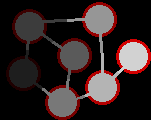
#> input picture resources/circle_map.png, 151 x 120 px
$ python map_manager.py   (older library calls are emulated)
#> lines starting #> are read from the running program, lines starting #| are printed output that depends on the picture; after the words box and inside, x2 and y2 are one past the last pixel; in counts of white or black regions, pixels touching at a corner belong together
### hierarchical_graph.py
# -*- coding: utf-8 -*-
"""
Created on Sat Jul  6 18:13:16 2024

@author: hibad
"""
import cv2
import numpy as np
import colorsys


class Graph:
    def __init__(self, nodes, level,id_map):
        self.nodes =nodes
        self.level = level
        self.id_map = id_map
        self.n = len(nodes)
        self.edges = []

    # [38 lines left out: functions plot_graph, get_edges, not called in this run]

class Hierarchical_Graph:
    class Node:
        def __init__(self, id_, coord ,level):
            self.id = id_
            self.neighbor_nodes = {}
            self.neighbor_regions_nodes = {}
            self.children = {}
            self.parent = None
            self.level = level
            self.coord = coord
            self.weight = 0

        def add_parent(self, parent_node):
            self.parent = parent_node
            parent_node.children[self.id] = self

        def add_neighbor(self, neighbor):
            self.neighbor_nodes[neighbor.id] = neighbor
            if neighbor.parent.id != self.parent.id:
                if neighbor.parent.id not in self.neighbor_regions_nodes.keys():
                    self.neighbor_regions_nodes[neighbor.parent.id] = []
                self.neighbor_regions_nodes[neighbor.parent.id].append(neighbor)

                if neighbor.parent.id not in self.parent.neighbor_nodes.keys():
                    self.parent.add_neighbor(neighbor.parent)

    def __init__(self, root):
        self.levels={}
        self.levels[0] = {0:root}

    def level_to_graph(level):
        pass

    # [14 lines left out: functions compute_edges, get_edges, not called in this run]

    def grid2graph(self, stencil, level):
        parent_level = self.levels[level-1]
        parent_ids = parent_level.id_map
        parent_nodes = parent_level.nodes
        h, w= parent_ids.shape
        node_ids = np.zeros((h,w))
        node_ids[parent_ids==-1] = -1
        nodes={}
        id_=0
        for i in range(h):
            for j in range(w):
                if  parent_ids[i,j]>=0:
                    node_ids[i,j] = id_
                    node = Hierarchical_Graph.Node(id_, [i,j], level)
                    nodes[id_] = node
                    node.add_parent(parent_nodes[parent_ids[i,j]])
                    id_+=1

        for node in nodes.values():
            y,x = node.coord
            for i,j in stencil:
                if x+i>=0 and x+i<w and y+j>=0 and y+j<h:
                    if node_ids[y+j,x+i]>=0:
                        neighbor = nodes[node_ids[y+j,x+i]]
                        node.add_neighbor(neighbor)
        return nodes, node_ids

### map_manager.py
#!/usr/bin/env python3
# -*- coding: utf-8 -*-
"""
Created on Sat Jul  6 17:53:55 2024

@author: hibad
"""
import yaml
import pickle
import cv2
import numpy as np
from hierarchical_graph import Hierarchical_Graph, Graph

class Map_Manager:
    def __init__(self,n=7):
#> called with n = 7
        scale =  4
        map_ = cv2.imread("resources/circle_map.png")
#> map_ is the input picture: shape (120, 151, 3); mean B, G, R 34.4, 34.4, 47.1


        ring = np.where((map_[:,:,2]>0) * (map_[:,:,0]==0) * (map_[:,:,1]==0))
#> ring = 1920 positions, rows 2 to 119, columns 6 to 150
        map_grey =  cv2.cvtColor(map_, cv2.COLOR_BGR2GRAY)
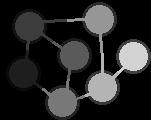
#> map_grey: shape (120, 151); min 0, max 210, mean 38.2
        map_grey[ring] = 0
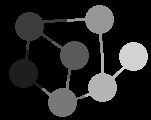
#> map_grey: shape (120, 151); 10.6% of pixels changed, all inside (x1, y1, x2, y2) = (6, 2, 151, 120)
        region_map = np.zeros(map_grey.shape, np.int32)
        region_idx ={}
        region_map[np.where(map_grey== 0)] = -1
        ring_idx = {}
        for i in range(n):
            idx = np.where(map_grey== 30*(i+1))
            region_map[idx] = i
            region_idx[i]=np.vstack(idx).T
            ring_idx[i] = np.where(map_[:,:,2]== 30*(i+1) * (map_[:,:,0]==0) * (map_[:,:,1]==0))
#> this loop made 7 passes
#> idx on passes 1 to 7: 720 positions, rows 50 to 89, columns 9 to 42, 802 positions, rows 12 to 49, columns 15 to 66, 728 positions, rows 41 to 78, columns 52 to 88, 748 positions, rows 79 to 116, columns 42 to 84, 774 positions, rows 5 to 52, columns 67 to 113, 766 positions, rows 53 to 101, columns 84 to 119, 684 positions, rows 42 to 72, columns 118 to 147
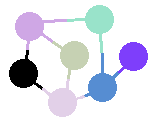
#> region_map: shape (120, 151) int32; 8 distinct labels, from -1 to 6; one colour per label, 0 black, -1 white
#> after the loop, region_idx = 7 items; ring_idx = 7 items

        self.n = n
        self.masked_ring_map = np.ma.masked_where((region_map>=0) + (map_[:,:,2]>0),region_map)
        self.masked_region_map = np.ma.masked_where(region_map>=0,region_map)
        self.build_region_graph()
        self.ring_idx = ring_idx

    def build_region_graph(self):

        root_node = Hierarchical_Graph.Node(0,[0,0], 0)
        root_grid = self.masked_region_map.data.copy()
        root_grid[self.masked_region_map.mask] = 0
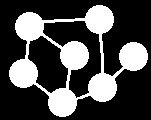
#> root_grid: shape (120, 151) int32; values -1 (black) and 0 (white), 28.8% white; 1 white region, box (x1, y1, x2, y2) and area: (9, 5, 148, 117) 5222
        root_graph = Graph({0:root_node} , 0 ,root_grid)
#> in __init__, `self.nodes =nodes`: self.nodes = 1 item
#> in __init__, `self.n = len(nodes)`: self.n = 1
        h_graph = Hierarchical_Graph(root_graph)


        region_nodes={}
        region_idx={}
        idx_map = self.masked_region_map.data.copy()
        for i in range(self.n):
           idx= np.array(np.where(idx_map==i)).T
           region_idx[i] = idx
           region_nodes[i] = Hierarchical_Graph.Node(i,np.mean(idx,0), 1)
           region_nodes[i].add_parent(root_node)
#> this loop made 7 passes
#> after the loop, region_idx = 7 items; region_nodes = 7 items

        region_graph =  Graph(region_nodes , 1 ,idx_map)
        h_graph.levels[1] = region_graph

        stencil = [[i,j] for i in [-1,0,1] for j in [-1,0,1] if not(i==0 and j==0)]
#> stencil = [[-1, -1], [-1, 0], [-1, 1], [0, -1], [0, 1], [1, -1], [1, 0], [1, 1]]

        grid_nodes, grid_ids = h_graph.grid2graph(stencil, 2)
#> in grid2graph, `parent_nodes = parent_level.nodes`: parent_nodes = 7 items
#> after the loop in grid2graph, `for i in range(h):`:
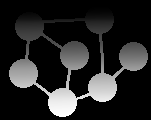
#> node_ids: shape (120, 151) float64; min -1, max 5221, mean 751.6; drawn with min black and max white
        grid_graph = Graph(grid_nodes , 2 ,grid_ids)
        h_graph.levels[2] = grid_graph
        self.hierarchical_graph = h_graph
        # self.region_map = region_map

    def get_index(self, coord):
        idx = (coord[0:2]-self.costmap["bounds"]["min"][0:2])/self.costmap["resolution"]
        idx = np.array([round(idx[0]), round(idx[1])])
        return idx

    def get_region_graph_img(self):
        return self.hierarchical_graph.levels[1].plot_graph()


    def get_graph(self, level):
        ids = list(self.hierarchical_graph.levels[level].nodes.keys())
        edges = self.hierarchical_graph.get_edges(level)
        # location = np.array([ node.coord for node in self.hierarchical_graph.levels[level].nodes.values()])
        return ids,  edges

    # [5 lines of commented-out code are left out]


if __name__ == '__main__':
#     import matplotlib.pyplot as plt
    manager = Map_Manager()
# [18 lines of commented-out code are left out]
